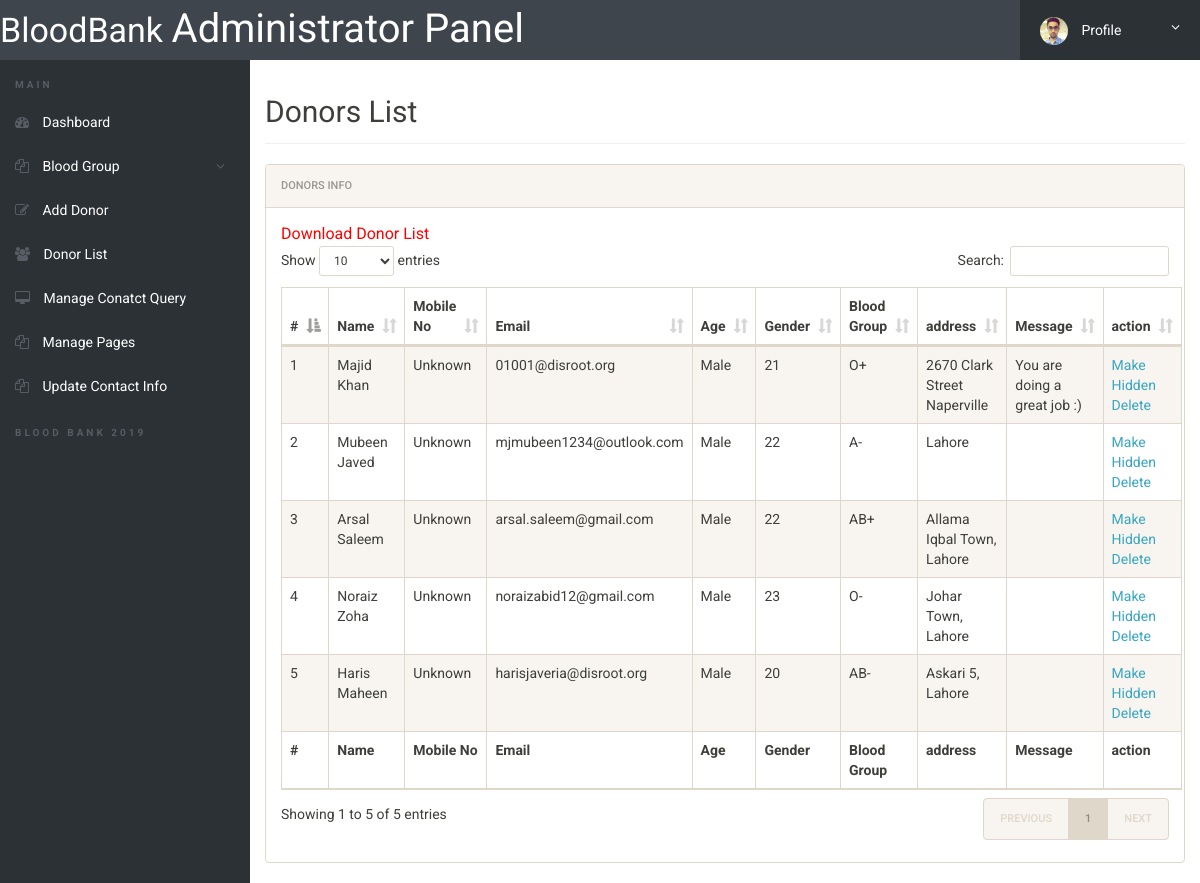
/admin/donor-list.php (signed in), run on the app's committed database.
### tables this page shows
CREATE TABLE `tblblooddonars` (
  `id` int(11) NOT NULL,
  `FullName` varchar(100) DEFAULT NULL,
  `MobileNumber` char(11) DEFAULT NULL,
  `EmailId` varchar(100) DEFAULT NULL,
  `Gender` varchar(20) DEFAULT NULL,
  `Age` int(11) DEFAULT NULL,
  `BloodGroup` varchar(20) DEFAULT NULL,
  `Address` varchar(255) DEFAULT NULL,
  `Message` mediumtext,
  `PostingDate` timestamp NOT NULL DEFAULT CURRENT_TIMESTAMP,
  `status` int(1) DEFAULT NULL
);

### admin/donor-list.php (the view, shortened to what this page needs)
<?php
include('includes/config.php');
if(strlen($_SESSION['alogin'])==0)
	{
header('location:index.php');
}
else{
 ?>
<!doctype html>
<html lang="en" class="no-js">
<head>
	<link rel="stylesheet" href="css/font-awesome.min.css">
	<link rel="stylesheet" href="css/bootstrap.min.css">
	<link rel="stylesheet" href="css/dataTables.bootstrap.min.css">
	<link rel="stylesheet" href="css/bootstrap-social.css">
	<link rel="stylesheet" href="css/bootstrap-select.css">
	<link rel="stylesheet" href="css/fileinput.min.css">
	<link rel="stylesheet" href="css/awesome-bootstrap-checkbox.css">
	<link rel="stylesheet" href="css/style.css">
</head>
<body>
	<?php include('includes/header.php');?>
	<div class="ts-main-content">
		<?php include('includes/leftbar.php');?>
		<div class="content-wrapper">
			<div class="container-fluid">
				<div class="row">
					<div class="col-md-12">
						<h2 class="page-title">Donors List</h2>
						<div class="panel panel-default">
							<div class="panel-heading">Donors Info</div>
							<div class="panel-body">
				<a href="download-records.php" style="color:red; font-size:16px;">Download Donor List</a>
								<table id="zctb" class="display table table-striped table-bordered table-hover" cellspacing="0" width="100%">
									<thead>
										<tr>
										<th>#</th>
											<th>Name</th>
											<th>Mobile No</th>
											<th>Email</th>
											<th>Age</th>
											<th>Gender</th>
											<th>Blood Group</th>
											<th>address</th>
											<th>Message </th>
											<th>action </th>
										</tr>
									</thead>
									<tfoot>
										<tr>
										<th>#</th>
										<th>Name</th>
											<th>Mobile No</th>
											<th>Email</th>
											<th>Age</th>
											<th>Gender</th>
											<th>Blood Group</th>
											<th>address</th>
											<th>Message </th>
											<th>action </th>
										</tr>
									</tfoot>
									<tbody>
<?php $sql = "SELECT * from  tblblooddonars ";
$query = $dbh -> prepare($sql);
$query->execute();
$results=$query->fetchAll(PDO::FETCH_OBJ);
$cnt=1;
if($query->rowCount() > 0)
{
foreach($results as $result)
{				?>
										<tr>
											<td><?php echo htmlentities($cnt);?></td>
											<td><?php echo htmlentities($result->FullName);?></td>
											<td><?php echo htmlentities($result->MobileNumber);?></td>
											<td><?php echo htmlentities($result->EmailId);?></td>
											<td><?php echo htmlentities($result->Gender);?></td>
											<td><?php echo htmlentities($result->Age);?></td>
											<td><?php echo htmlentities($result->BloodGroup);?></td>
											<td><?php echo htmlentities($result->Address);?></td>
											<td><?php echo htmlentities($result->Message);?></td>
										<td>
<?php if($result->status==1)
{?>
<a href="donor-list.php?hidden=<?php echo htmlentities($result->id);?>" onclick="return confirm('Do you really want to hiidden this detail')"> Make Hidden</a>
<?php } else {?>
<a href="donor-list.php?public=<?php echo htmlentities($result->id);?>" onclick="return confirm('Do you really want to Public this detail')"> Make Public</a>
<?php } ?>
<a href="donor-list.php?del=<?php echo htmlentities($result->id);?>" onclick="return confirm('Do you really want to delete this record')"> Delete</a>
</td>
										</tr>
										<?php $cnt=$cnt+1; }} ?>
									</tbody>
								</table>
							</div>
						</div>
					</div>
				</div>
			</div>
		</div>
	</div>
</body>
</html>
<?php } ?>

### admin/css/style.css (style rules this page uses)
html { font-size: 14px; }
@media only screen and (min-width: 480px) { html { font-size: 17px; } }
@media only screen and (min-width: 768px) { html { font-size: 14px; } }
body { font-size: 1em; }
a { color: #37a6c4; }
.panel { overflow: hidden; }
.page-title { padding-bottom: 15px; margin-bottom: 20px; border-bottom: 1px solid #f0f0f0; }
.ts-main-content .content-wrapper { padding-top: 15px; margin-top: 60px; }
@media only screen and (min-width: 992px) { .ts-main-content .content-wrapper { margin-left: 250px; } }

### data on the page
tblblooddonars: FullName "Majid Khan", MobileNumber "Unknown", EmailId "01001@disroot.org", Gender "Male", Age "21", BloodGroup "O+", Address "2670 Clark Street Naperville", Message "You are doing a great job :)"
tblblooddonars: FullName "Mubeen Javed", MobileNumber "Unknown", EmailId "mjmubeen1234@outlook.com", Gender "Male", Age "22", BloodGroup "A-", Address "Lahore"
tblblooddonars: FullName "Arsal Saleem", MobileNumber "Unknown", EmailId "arsal.saleem@gmail.com", Gender "Male", Age "22", BloodGroup "AB+", Address "Allama Iqbal Town, Lahore"
tblblooddonars: FullName "Noraiz Zoha", MobileNumber "Unknown", EmailId "noraizabid12@gmail.com", Gender "Male", Age "23", BloodGroup "O-", Address "Johar Town, Lahore"
tblblooddonars: FullName "Haris Maheen", MobileNumber "Unknown", EmailId "harisjaveria@disroot.org", Gender "Male", Age "20", BloodGroup "AB-", Address "Askari 5, Lahore"
